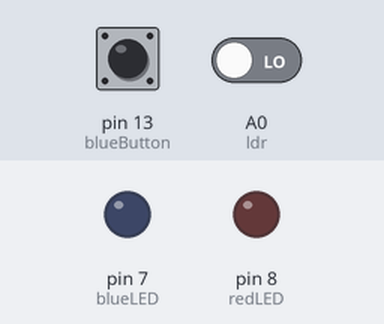
Bench run of a sketch on a simulated Arduino Uno, built with avr-gcc and run on an emulated ATmega328P. Shown: output pins drawn as LEDs (lit = HIGH). Inputs (shaded band) come from the test bench; at power-on: A0 (ldr) LOW, pin 13 (blueButton) LOW.

Above: at 1.2 s.
1.3 s: A0 (ldr) driven HIGH
At 1.45 s:
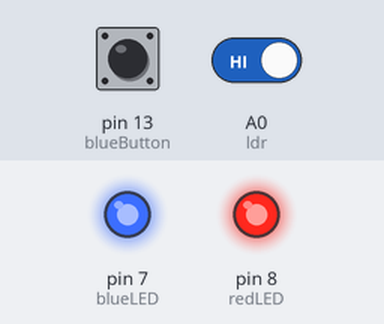
4.3 s: A0 (ldr) driven LOW
At 4.8 s:
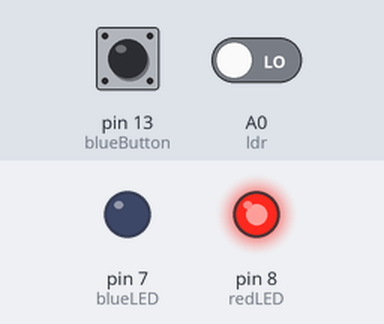
5.9 s: pin 13 (blueButton) pulled HIGH for 0.15 s
At 7.1 s:
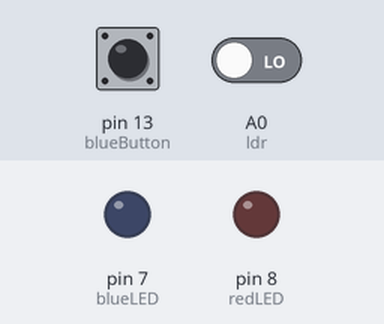
Timing chart, 0 to 8.9 s (numbered marks = the images above; inputs shaded):
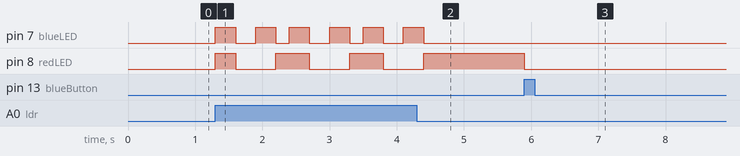

The sketch:

nov_11_fin.ino
```cpp
//LEDS
const int redLED = 8;
const int blueLED = 7;

//button
const int blueButton = 13;

//ldr
const int ldr = A0;

//state of button & ldr
int buttonState = 0;
int ldrState = 0;


void setup() {

  pinMode(blueButton, INPUT);
  pinMode(redLED, OUTPUT);
  pinMode(blueLED, OUTPUT);
  pinMode(ldr, INPUT);

Serial.begin(9600);

}


void loop() {

buttonState = digitalRead(blueButton);
ldrState = digitalRead(ldr);


  if (ldrState == HIGH) {
    digitalWrite(redLED, HIGH);
    digitalWrite(blueLED, HIGH);
    delay(300);
    digitalWrite(redLED, LOW);
    digitalWrite(blueLED, LOW);
    delay(300);
    digitalWrite(redLED, LOW);
    digitalWrite(blueLED, HIGH);
    delay(300);
    digitalWrite(redLED, HIGH);
    digitalWrite(blueLED, LOW);
    delay(200);

  }

 else if (buttonState == HIGH) {

    analogWrite(redLED, LOW);
    analogWrite(blueLED, LOW);

  }
}
```

Measured:
- after the input at 1.3 s, pin 7 (blueLED): LOW → HIGH at once, then repeats every 1.1 s: LOW 0.30 s, HIGH 0.30 s, LOW 0.20 s, HIGH 0.30 s; pin 8 (redLED): LOW → HIGH at once, then repeats every 1.1 s: LOW 0.60 s, HIGH 0.50 s
- after the input at 4.3 s, pin 7 (blueLED): goes on until 4.4 s, then stays LOW; pin 8 (redLED): goes on until 4.4 s, then stays HIGH
- after the input at 5.9 s, pin 8 (redLED): HIGH → LOW at once
